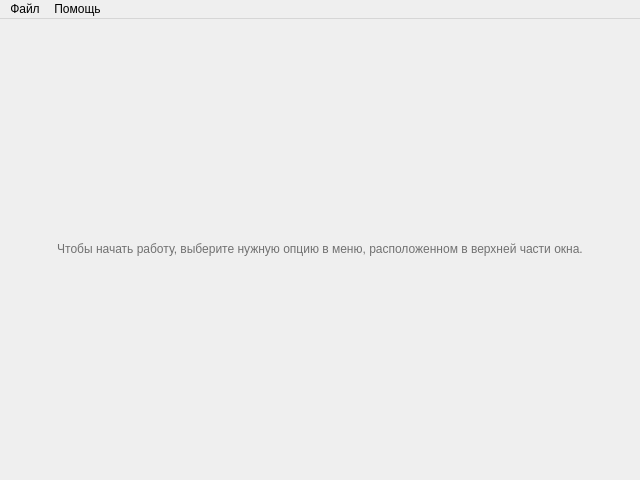
<?xml version="1.0" encoding="UTF-8"?>
<ui version="4.0">
 <class>MainWindow</class>
 <widget class="QMainWindow" name="MainWindow">
  <property name="geometry">
   <rect>
    <x>0</x>
    <y>0</y>
    <width>640</width>
    <height>480</height>
   </rect>
  </property>
  <property name="minimumSize">
   <size>
    <width>640</width>
    <height>480</height>
   </size>
  </property>
  <property name="windowTitle">
   <string>PsyTest</string>
  </property>
  <property name="windowIcon">
   <iconset resource="resources.qrc">
    <normaloff>:/icons/Resources/main.png</normaloff>:/icons/Resources/main.png</iconset>
  </property>
  <property name="windowOpacity">
   <double>1.000000000000000</double>
  </property>
  <widget class="QWidget" name="centralWidget">
   <layout class="QVBoxLayout" name="verticalLayout">
    <item>
     <widget class="QLabel" name="MainHintLabel">
      <property name="cursor">
       <cursorShape>ArrowCursor</cursorShape>
      </property>
      <property name="text">
       <string>&lt;html&gt;&lt;head/&gt;&lt;body&gt;&lt;p align=&quot;center&quot;&gt;&lt;span style=&quot; color:#717171;&quot;&gt;Чтобы начать работу, выберите нужную опцию в меню, расположенном в верхней части окна.&lt;/span&gt;&lt;/p&gt;&lt;/body&gt;&lt;/html&gt;</string>
      </property>
      <property name="textFormat">
       <enum>Qt::RichText</enum>
      </property>
      <property name="alignment">
       <set>Qt::AlignCenter</set>
      </property>
      <property name="wordWrap">
       <bool>true</bool>
      </property>
      <property name="margin">
       <number>100</number>
      </property>
     </widget>
    </item>
   </layout>
  </widget>
  <widget class="QMenuBar" name="menuBar">
   <property name="geometry">
    <rect>
     <x>0</x>
     <y>0</y>
     <width>640</width>
     <height>25</height>
    </rect>
   </property>
   <widget class="QMenu" name="FileMenu">
    <property name="title">
     <string>Файл</string>
    </property>
    <addaction name="LaunchTestAct"/>
    <addaction name="ShowStatAct"/>
    <addaction name="separator"/>
    <addaction name="NewTestAct"/>
    <addaction name="EditTestAct"/>
    <addaction name="separator"/>
    <addaction name="SaveAct"/>
    <addaction name="SaveAsAct"/>
    <addaction name="separator"/>
    <addaction name="ExitAct"/>
   </widget>
   <widget class="QMenu" name="HelpMenu">
    <property name="title">
     <string>Помощь</string>
    </property>
    <addaction name="ManualAct"/>
    <addaction name="CreditsAct"/>
   </widget>
   <addaction name="FileMenu"/>
   <addaction name="HelpMenu"/>
  </widget>
  <action name="LaunchTestAct">
   <property name="text">
    <string>Пройти тест</string>
   </property>
  </action>
  <action name="NewTestAct">
   <property name="text">
    <string>Создать тест</string>
   </property>
  </action>
  <action name="EditTestAct">
   <property name="text">
    <string>Редактировать тест</string>
   </property>
  </action>
  <action name="ShowStatAct">
   <property name="text">
    <string>Посмотреть статистику</string>
   </property>
  </action>
  <action name="SaveAct">
   <property name="enabled">
    <bool>false</bool>
   </property>
   <property name="text">
    <string>Сохранить тест</string>
   </property>
  </action>
  <action name="SaveAsAct">
   <property name="enabled">
    <bool>false</bool>
   </property>
   <property name="text">
    <string>Сохранить как...</string>
   </property>
  </action>
  <action name="ExitAct">
   <property name="text">
    <string>Выйти</string>
   </property>
  </action>
  <action name="CreditsAct">
   <property name="text">
    <string>О программе...</string>
   </property>
  </action>
  <action name="ManualAct">
   <property name="enabled">
    <bool>false</bool>
   </property>
   <property name="text">
    <string>Руководство</string>
   </property>
   <property name="shortcut">
    <string>F1</string>
   </property>
  </action>
 </widget>
 <layoutdefault spacing="6" margin="11"/>
 <resources>
  <include location="resources.qrc"/>
 </resources>
 <connections/>
</ui>
